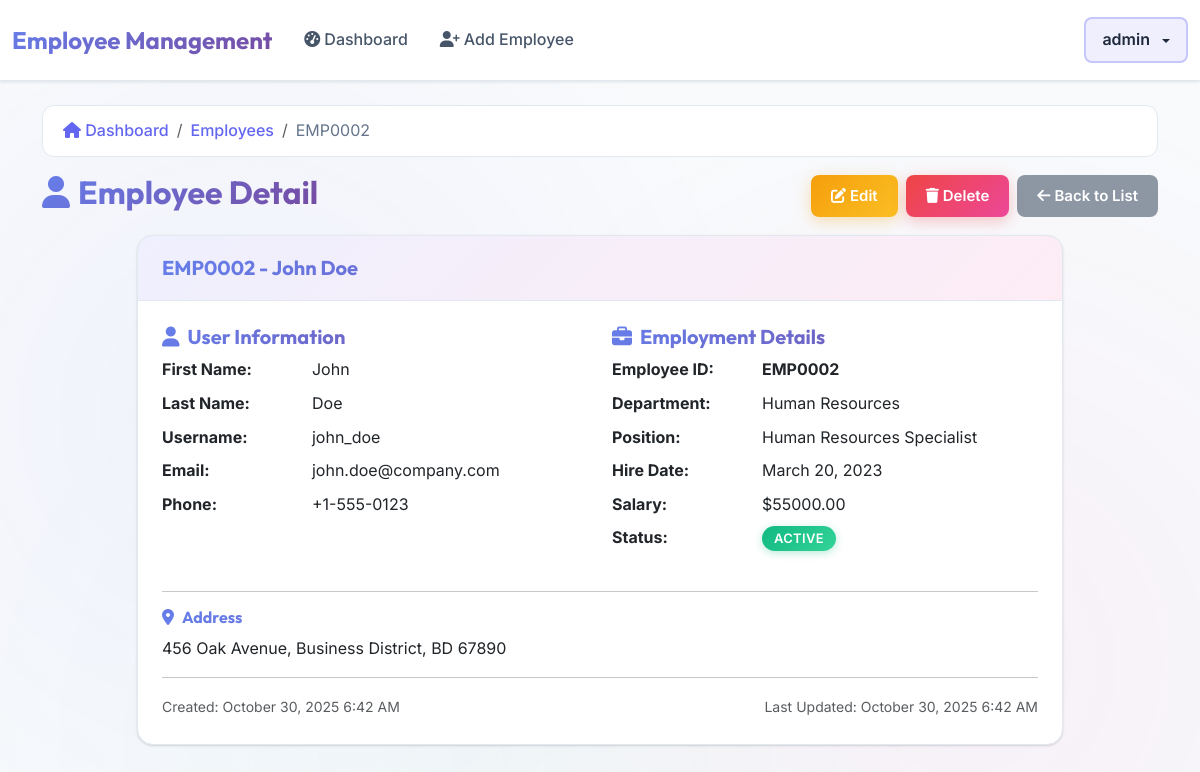
The page /employees/3/ (signed in) on the database its author committed.
### employees/models.py (models this page shows, shortened)
class User(AbstractUser):
    ROLE_CHOICES = (
        ('admin', 'Admin'),
        ('employee', 'Employee'),
    )
    role = models.CharField(max_length=10, choices=ROLE_CHOICES, default='employee')
    phone = models.CharField(max_length=15, blank=True)
    def is_admin(self):
        return self.role == 'admin' or self.is_superuser or self.is_staff
    def get_role_display(self):
        if self.is_superuser or self.is_staff or self.role == 'admin':
            return 'Admin'
        return dict(self.ROLE_CHOICES).get(self.role, 'Employee')

class Employee(models.Model):
    DEPARTMENT_CHOICES = (
        ('IT', 'Information Technology'),
        ('HR', 'Human Resources'),
        ('FIN', 'Finance'),
        ('MKT', 'Marketing'),
        ('OPS', 'Operations'),
    )
    STATUS_CHOICES = (
        ('active', 'Active'),
        ('inactive', 'Inactive'),
        ('on_leave', 'On Leave'),
    )
    user = models.OneToOneField(User, on_delete=models.CASCADE, related_name='employee_profile')
    employee_id = models.CharField(max_length=10, unique=True)
    department = models.CharField(max_length=3, choices=DEPARTMENT_CHOICES)
    position = models.CharField(max_length=100)
    hire_date = models.DateField()
    salary = models.DecimalField(max_digits=10, decimal_places=2)
    status = models.CharField(max_length=10, choices=STATUS_CHOICES, default='active')
    address = models.TextField(blank=True)
    created_at = models.DateTimeField(auto_now_add=True)
    updated_at = models.DateTimeField(auto_now=True)
    class Meta:
        ordering = ['-created_at']

### employees/views.py (the view)
# urls.py: path('<int:pk>/', views.employee_detail, name='employee_detail'),
@login_required
@user_passes_test(is_admin)
def employee_detail(request, pk):
    employee = get_object_or_404(Employee, pk=pk)
    return render(request, 'employees/pages/employee_detail.html', {'employee': employee})

### employees/views.py (called while the page is built)
def is_admin(user):
    return user.is_authenticated and (getattr(user, 'role', None) == 'admin' or getattr(user, 'is_superuser', False))

### employees/templates/employees/pages/employee_detail.html (shortened to what this page needs)
{% extends 'employees/templates/base.html' %}
{% block content %}
<div class="container mt-4">
  <nav aria-label="breadcrumb" class="mb-3">
    <ol class="breadcrumb">
      <li class="breadcrumb-item">
        <a href="{% url 'dashboard' %}"><i class="fas fa-home"></i> Dashboard</a>
      </li>
      <li class="breadcrumb-item">
        <a href="{% url 'employee_list' %}">Employees</a>
      </li>
      <li class="breadcrumb-item active" aria-current="page">{{ employee.employee_id }}</li>
    </ol>
  </nav>
  <div class="d-flex justify-content-between align-items-center mb-3">
    <h2 class="gradient-text"><i class="fas fa-user me-2"></i>Employee Detail</h2>
    <div class="d-flex gap-2">
      <a href="{% url 'employee_update' employee.pk %}" class="btn btn-warning">
        <i class="fas fa-edit me-1"></i>Edit
      </a>
      <a href="{% url 'employee_delete' employee.pk %}" class="btn btn-danger">
        <i class="fas fa-trash me-1"></i>Delete
      </a>
      <a href="{% url 'employee_list' %}" class="btn btn-secondary">
        <i class="fas fa-arrow-left me-1"></i>Back to List
      </a>
    </div>
  </div>
  <div class="row justify-content-center">
    <div class="col-md-10">
      <div class="card slide-up">
        <div class="card-header">
          <h5 class="mb-0 gradient-text">{{ employee.employee_id }} - {{ employee.user.get_full_name|default:employee.user.username }}</h5>
        </div>
        <div class="card-body">
          <div class="row">
            <div class="col-md-6">
              <h5 class="gradient-text"><i class="fas fa-user me-2"></i>User Information</h5>
              <dl class="row">
                <dt class="col-sm-4">First Name:</dt>
                <dd class="col-sm-8">{{ employee.user.first_name|default:"Not provided" }}</dd>
                <dt class="col-sm-4">Last Name:</dt>
                <dd class="col-sm-8">{{ employee.user.last_name|default:"Not provided" }}</dd>
                <dt class="col-sm-4">Username:</dt>
                <dd class="col-sm-8">{{ employee.user.username }}</dd>
                <dt class="col-sm-4">Email:</dt>
                <dd class="col-sm-8">{{ employee.user.email|default:"Not provided" }}</dd>
                <dt class="col-sm-4">Phone:</dt>
                <dd class="col-sm-8">{{ employee.user.phone|default:"Not provided" }}</dd>
              </dl>
            </div>
            <div class="col-md-6">
              <h5 class="gradient-text"><i class="fas fa-briefcase me-2"></i>Employment Details</h5>
              <dl class="row">
                <dt class="col-sm-4">Employee ID:</dt>
                <dd class="col-sm-8"><strong>{{ employee.employee_id }}</strong></dd>
                <dt class="col-sm-4">Department:</dt>
                <dd class="col-sm-8">{{ employee.get_department_display }}</dd>
                <dt class="col-sm-4">Position:</dt>
                <dd class="col-sm-8">{{ employee.position }}</dd>
                <dt class="col-sm-4">Hire Date:</dt>
                <dd class="col-sm-8">{{ employee.hire_date|date:"F j, Y" }}</dd>
                <dt class="col-sm-4">Salary:</dt>
                <dd class="col-sm-8">${{ employee.salary|floatformat:2 }}</dd>
                <dt class="col-sm-4">Status:</dt>
                <dd class="col-sm-8">
                  {% if employee.status == 'active' %}
                  <span class="badge bg-success">Active</span>
                  {% elif employee.status == 'inactive' %}
                  <span class="badge bg-danger">Inactive</span>
                  {% elif employee.status == 'on_leave' %}
                  <span class="badge bg-warning">On Leave</span>
                  {% else %}
                  <span class="badge bg-secondary">{{ employee.get_status_display }}</span>
                  {% endif %}
                </dd>
              </dl>
            </div>
          </div>
          {% if employee.address %}
          <hr />
          <h6 class="gradient-text"><i class="fas fa-map-marker-alt me-2"></i>Address</h6>
          <p>{{ employee.address }}</p>
          {% endif %}
          <hr />
          <div class="row">
            <div class="col-md-6">
              <small class="text-muted">Created: {{ employee.created_at|date:"F j, Y g:i A" }}</small>
            </div>
            <div class="col-md-6 text-end">
              <small class="text-muted">Last Updated: {{ employee.updated_at|date:"F j, Y g:i A" }}</small>
            </div>
          </div>
        </div>
      </div>
    </div>
  </div>
</div>
{% endblock %}

### employees/templates/employees/organisms/navbar.html (shortened to what this page needs)
<nav class="navbar navbar-expand-lg navbar-dark bg-dark mb-4">
  <div class="container-fluid">
    <a class="navbar-brand" href="{% url 'dashboard' %}">Employee Management</a>
    <div class="collapse navbar-collapse" id="navbarNav">
      <ul class="navbar-nav me-auto">
        {% if user.is_admin or user.is_superuser %}
        <li class="nav-item">
          <a class="nav-link" href="{% url 'dashboard' %}">
            <i class="fas fa-tachometer-alt me-1"></i>Dashboard
          </a>
        </li>
        <li class="nav-item">
          <a class="nav-link" href="{% url 'employee_create' %}">
            <i class="fas fa-user-plus me-1"></i>Add Employee
          </a>
        </li>
        {% else %}
        <li class="nav-item">
          <a class="nav-link" href="{% url 'dashboard' %}">
            <i class="fas fa-user me-1"></i>My Profile
          </a>
        </li>
        {% endif %}
      </ul>
      <ul class="navbar-nav">
        <li class="nav-item dropdown">
          <a
            class="nav-link dropdown-toggle"
            href="#"
            role="button"
            data-bs-toggle="dropdown"
          >
            {{ user.get_full_name|default:user.username }}
          </a>
        </li>
      </ul>
    </div>
  </div>
</nav>

### rows shown on the page
User: get_full_name "admin"
Employee: employee_id "EMP0002", user.get_full_name "John Doe", user.first_name "John", user.last_name "Doe", user.username "john_doe", user.email "john.doe@company.com", user.phone "+1-555-0123", department "Human Resources", position "Human Resources Specialist", hire_date "March 20, 2023", salary "55000.00", address "456 Oak Avenue, Business District, BD 67890", created_at "October 30, 2025 6:42 AM", updated_at "October 30, 2025 6:42 AM"
